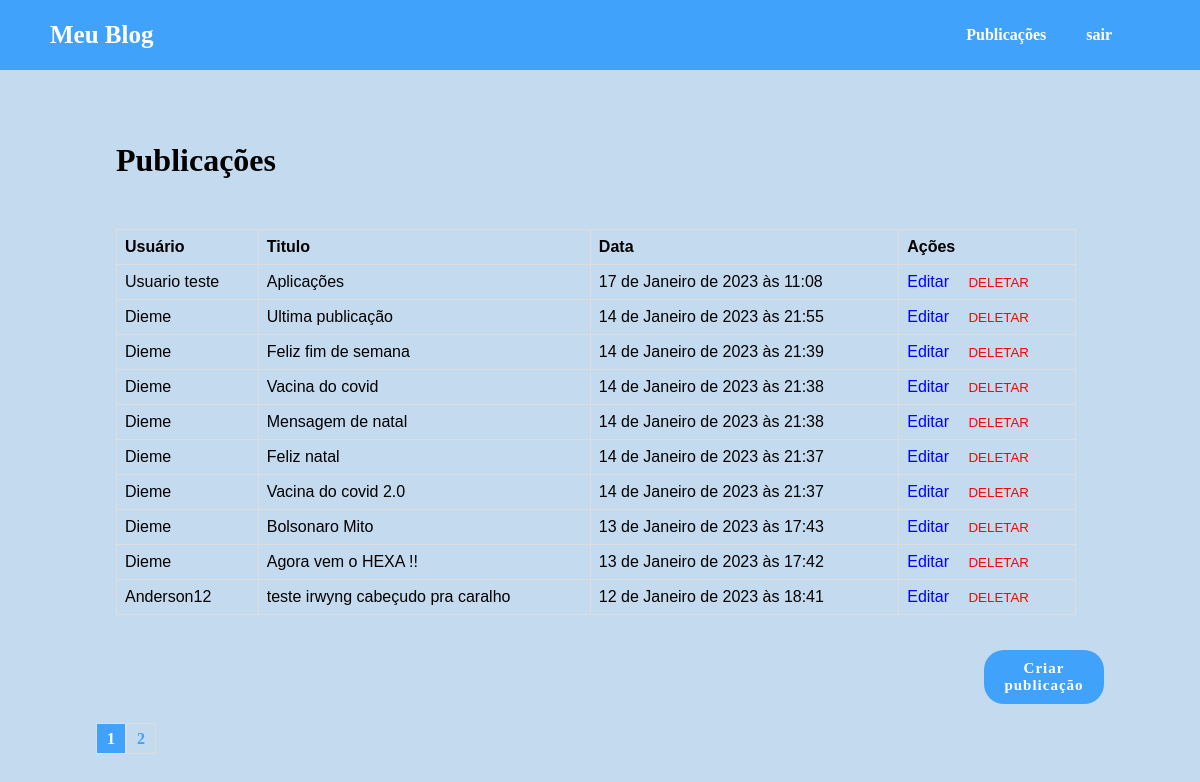
Before: /post/ (signed in) with the older database file.
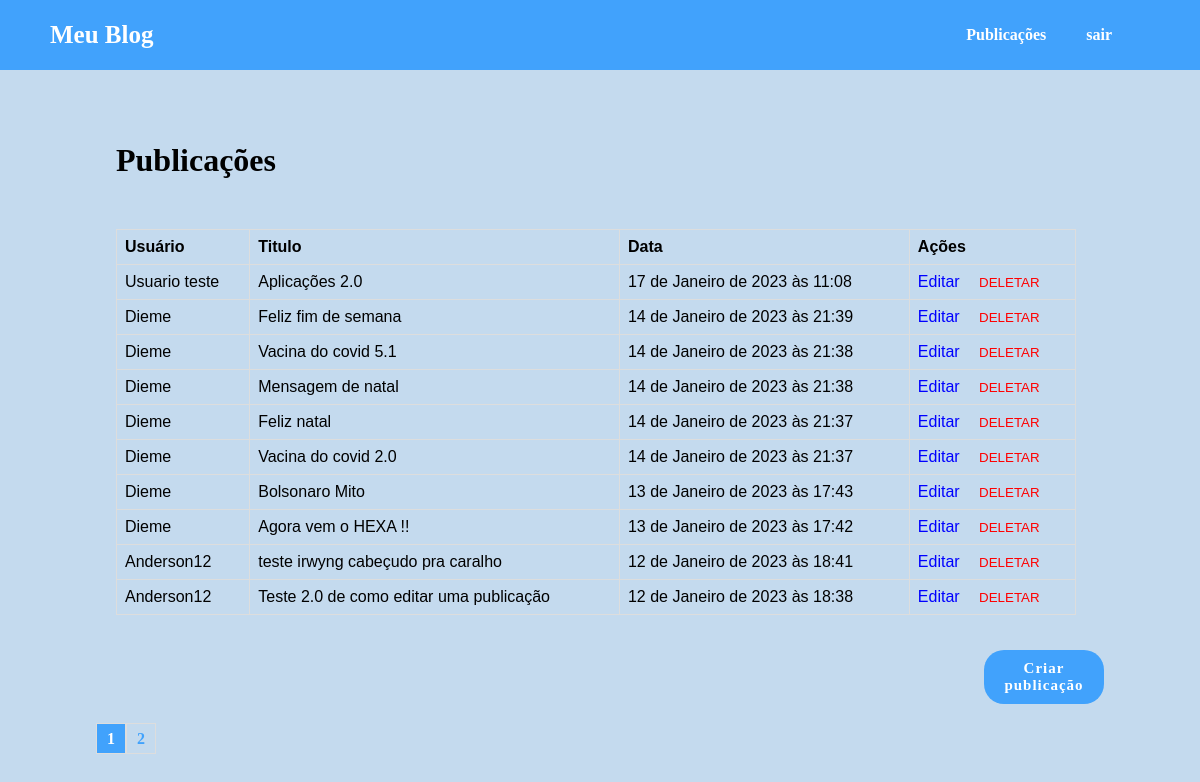
After: the same page with the newer database file.
### accounts/models.py (models this page shows, shortened)
class Post(models.Model):
    categoria = models.ForeignKey(Categoria, on_delete=models.CASCADE, related_name='categoria')
    autor = models.ForeignKey(Usuario, on_delete=models.CASCADE)
    titulo = models.CharField(max_length=255)
    publicacao = models.CharField(max_length=1000)
    date_create = models.DateTimeField(default=timezone.now)

class Usuario(models.Model):
    choices = [('AD', 'Administrador'), ('AU', 'Autor'),('CO', 'Comum')]
    nome_autor = models.CharField(max_length=100)
    sobrenome = models.CharField(max_length=100, blank=True)
    usuario = models.CharField(max_length=100)
    data_nascimento = models.DateField(blank=True, null=True)
    date_create = models.DateTimeField(default=timezone.now)
    senha = models.CharField(max_length=100)
    tipo = models.CharField(max_length=30, choices=choices, default='CO')
    def __str__(self):
        return self.nome_autor

### post/views.py (the view)
# urls.py: path('post/', include('post.urls')),
def post(request):
    usuario_id = request.session['usuario_id']
    usuario_name = request.session['usuario_name']
    usuario_tipo = request.session['usuario_tipo']
    post = Post.objects.order_by('-date_create')
    paginator = Paginator(post,10)
    page_number = request.GET.get('page')
    post = paginator.get_page(page_number)
    return render(request, 'post/post.html',{
        'posts': post,
        'usuario_id':usuario_id,
        'usuario_name':usuario_name,
        'usuario_tipo':usuario_tipo,
    })

### post/templates/post/post.html (shortened to what this page needs)
{% extends 'base.html' %}
{% block conteudo %}
<div class="main_posts">
    <h1>Publicações</h1>
    <div class="post">
        <table>
            <thead>
                <th>Usuário</th>
                <th>Titulo</th>
                <th>Data</th>
                {% if usuario_tipo == 'AU' %}
                <th>Ações</th>
                {% endif %}
            </thead>
            {% for post in posts %}
            <tbody>
                <tr>
                    <td onclick="redirect('{{ post.id }}')">{{ post.autor }}</td>
                    <td onclick="redirect('{{ post.id }}')">{{ post.titulo }}</td>
                    <td onclick="redirect('{{ post.id }}')">{{ post.date_create }}</td>
                    {% if usuario_tipo == 'AU' %}
                    <td>
                        <a class="button_post_update" href="{% url 'post_update' post.id %}" title="Editar publicação">
                            Editar
                        </a>
                        <button class="button_post_delete" onclick="alert_delete('{{ post.id }}')">DELETAR</button>
                    </td>
                    {% endif %}
                </tr>
            </tbody>
            {% endfor %}
        </table>
    </div>
    {% if usuario_tipo == 'AU' %}
    <div class="button_categorias">
        <a class="button_confirm" href="{% url 'post_create' %}">Criar publicação</a>
    </div>
    {% endif %}
    <div class="footer_paginator">
        {% for pagina in posts.paginator.page_range %}
        {% if posts.number == pagina %}
        <div class="page_select">
            <a href="?page={{ pagina }}">{{ pagina }}</a>
        </div>
        {% else %}
        <div>
            <a href="?page={{ pagina }}">{{ pagina }}</a>
        </div>
        {% endif %}
        {% endfor %}
    </div>
</div>
{%endblock%}

### templates/base.html (shortened to what this page needs)
{% load static %}
<!DOCTYPE html>
<html lang="pt-br">
<head>
    {% include './static/vendor/partials/_head.html'%}
</head>
<body>
    {% include './static/vendor/partials/_nav.html'%}
    <div class="container_main">
        <div class="container">
            {% block conteudo %}
            {% endblock %}
        </div>
    </div>
</body>
</html>

### templates/static/vendor/partials/_head.html (shortened to what this page needs)
{% load static %}
<link rel="stylesheet" href="{% static 'vendor/css/style.css' %}">

### templates/static/vendor/partials/_nav.html (shortened to what this page needs)
{% load static %}
{% if usuario_id %}
    <div class="container_nav">
        <div class="nav_title">
            <a class="link_logo" href="{% url 'dashboard' %}">Meu Blog</a>
        </div>
        <div class="nav_links">
            <a href="{% url 'post' %}">Publicações</a>
            <a href="{% url 'logout' %}">sair</a>
        </div>
    </div>
{% else %}
    {% url 'login' %}
{% endif %}

Changed rows visible on the page:
removed Post: autor "Dieme", titulo "Ultima publicação", date_create "14 de Janeiro de 2023 às 21:55"
changed Post "Usuario teste": titulo "Aplicações" → "Aplicações 2.0"
changed Post: titulo "Vacina do covid" → "Vacina do covid 5.1"
now on this page (row unchanged): Post: autor "Anderson12", titulo "Teste 2.0 de como editar uma publicação", date_create "12 de Janeiro de 2023 às 18:38"
